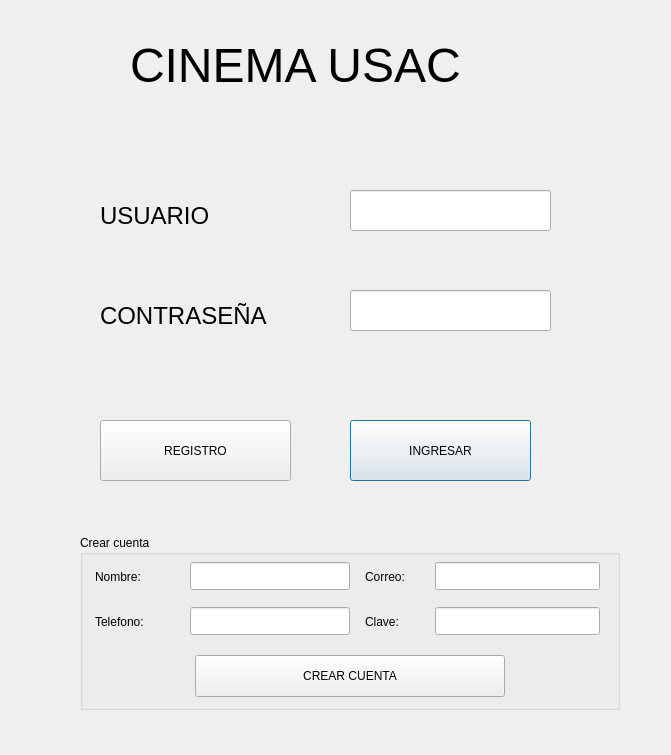
<?xml version="1.0" encoding="UTF-8"?>
<ui version="4.0">
 <class>login</class>
 <widget class="QDialog" name="login">
  <property name="geometry">
   <rect>
    <x>0</x>
    <y>0</y>
    <width>671</width>
    <height>755</height>
   </rect>
  </property>
  <property name="windowTitle">
   <string>Dialog</string>
  </property>
  <widget class="QLabel" name="label">
   <property name="geometry">
    <rect>
     <x>130</x>
     <y>30</y>
     <width>391</width>
     <height>71</height>
    </rect>
   </property>
   <property name="font">
    <font>
     <pointsize>36</pointsize>
    </font>
   </property>
   <property name="text">
    <string>CINEMA USAC</string>
   </property>
  </widget>
  <widget class="QLabel" name="label_2">
   <property name="geometry">
    <rect>
     <x>100</x>
     <y>200</y>
     <width>131</width>
     <height>31</height>
    </rect>
   </property>
   <property name="font">
    <font>
     <pointsize>18</pointsize>
    </font>
   </property>
   <property name="text">
    <string>USUARIO</string>
   </property>
  </widget>
  <widget class="QLabel" name="label_3">
   <property name="geometry">
    <rect>
     <x>100</x>
     <y>300</y>
     <width>191</width>
     <height>31</height>
    </rect>
   </property>
   <property name="font">
    <font>
     <pointsize>18</pointsize>
    </font>
   </property>
   <property name="text">
    <string>CONTRASEÑA</string>
   </property>
  </widget>
  <widget class="QLineEdit" name="lineEdit">
   <property name="geometry">
    <rect>
     <x>350</x>
     <y>190</y>
     <width>201</width>
     <height>41</height>
    </rect>
   </property>
  </widget>
  <widget class="QLineEdit" name="lineEdit_2">
   <property name="geometry">
    <rect>
     <x>350</x>
     <y>290</y>
     <width>201</width>
     <height>41</height>
    </rect>
   </property>
   <property name="echoMode">
    <enum>QLineEdit::EchoMode::Password</enum>
   </property>
  </widget>
  <widget class="QPushButton" name="btnIngresar">
   <property name="geometry">
    <rect>
     <x>350</x>
     <y>420</y>
     <width>181</width>
     <height>61</height>
    </rect>
   </property>
   <property name="text">
    <string>INGRESAR</string>
   </property>
  </widget>
  <widget class="QPushButton" name="btnRegistro">
   <property name="geometry">
    <rect>
     <x>100</x>
     <y>420</y>
     <width>191</width>
     <height>61</height>
    </rect>
   </property>
   <property name="text">
    <string>REGISTRO</string>
   </property>
  </widget>
  <widget class="QGroupBox" name="panelRegistro">
   <property name="geometry">
    <rect>
     <x>80</x>
    <y>535</y>
     <width>540</width>
     <height>175</height>
    </rect>
   </property>
   <property name="visible">
    <bool>false</bool>
   </property>
   <property name="title">
    <string>Crear cuenta</string>
   </property>
   <widget class="QLabel" name="lblRegistroNombre">
    <property name="geometry">
     <rect>
      <x>15</x>
      <y>30</y>
      <width>90</width>
      <height>24</height>
     </rect>
    </property>
    <property name="text">
     <string>Nombre:</string>
    </property>
   </widget>
   <widget class="QLineEdit" name="txtRegistroNombre">
    <property name="geometry">
     <rect>
      <x>110</x>
      <y>27</y>
      <width>160</width>
      <height>28</height>
     </rect>
    </property>
   </widget>
   <widget class="QLabel" name="lblRegistroCorreo">
    <property name="geometry">
     <rect>
      <x>285</x>
      <y>30</y>
      <width>70</width>
      <height>24</height>
     </rect>
    </property>
    <property name="text">
     <string>Correo:</string>
    </property>
   </widget>
   <widget class="QLineEdit" name="txtRegistroCorreo">
    <property name="geometry">
     <rect>
      <x>355</x>
      <y>27</y>
      <width>165</width>
      <height>28</height>
     </rect>
    </property>
   </widget>
   <widget class="QLabel" name="lblRegistroTelefono">
    <property name="geometry">
     <rect>
      <x>15</x>
      <y>75</y>
      <width>90</width>
      <height>24</height>
     </rect>
    </property>
    <property name="text">
     <string>Telefono:</string>
    </property>
   </widget>
   <widget class="QLineEdit" name="txtRegistroTelefono">
    <property name="geometry">
     <rect>
      <x>110</x>
      <y>72</y>
      <width>160</width>
      <height>28</height>
     </rect>
    </property>
   </widget>
   <widget class="QLabel" name="lblRegistroPassword">
    <property name="geometry">
     <rect>
      <x>285</x>
      <y>75</y>
      <width>70</width>
      <height>24</height>
     </rect>
    </property>
    <property name="text">
     <string>Clave:</string>
    </property>
   </widget>
   <widget class="QLineEdit" name="txtRegistroPassword">
    <property name="geometry">
     <rect>
      <x>355</x>
      <y>72</y>
      <width>165</width>
      <height>28</height>
     </rect>
    </property>
    <property name="echoMode">
     <enum>QLineEdit::EchoMode::Password</enum>
    </property>
   </widget>
   <widget class="QPushButton" name="btnCrearCuenta">
    <property name="geometry">
     <rect>
      <x>115</x>
      <y>120</y>
      <width>310</width>
      <height>42</height>
     </rect>
    </property>
    <property name="text">
     <string>CREAR CUENTA</string>
    </property>
   </widget>
  </widget>
 </widget>
 <resources/>
 <connections/>
</ui>
